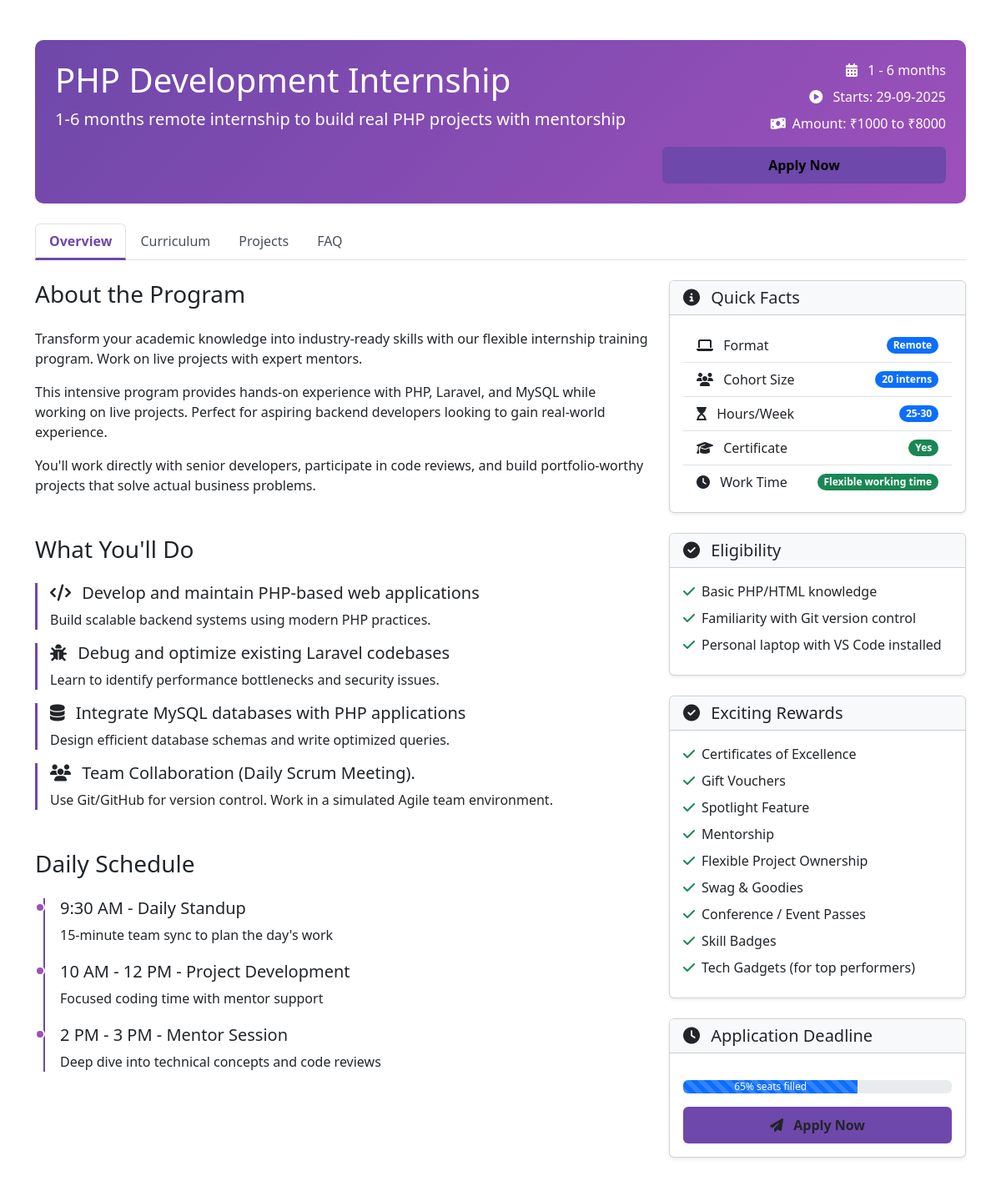
The page /internshipprogram/internshiptrainingprogram.php on the database as committed earlier.
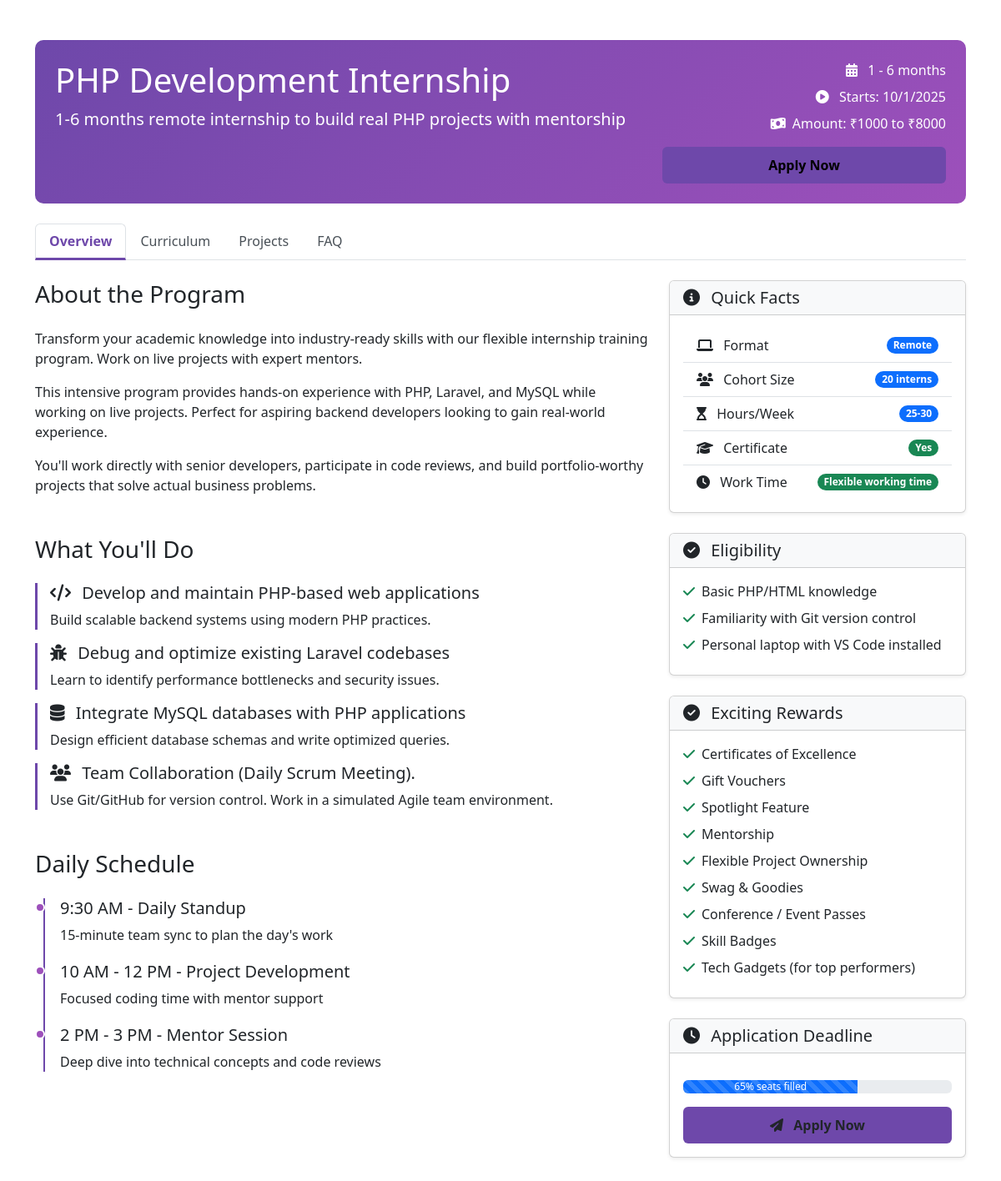
The same page on the database as committed later.
### tables this page shows
CREATE TABLE `programs` (
  `program_id` int(11) NOT NULL,
  `title` varchar(100) DEFAULT NULL,
  `slug` varchar(100) DEFAULT NULL,
  `short_description` varchar(255) DEFAULT NULL,
  `detailed_description` text DEFAULT NULL,
  `duration` varchar(50) DEFAULT NULL,
  `start_date` varchar(100) DEFAULT NULL,
  `end_date` date DEFAULT NULL,
  `is_remote` tinyint(1) DEFAULT 1,
  `location` varchar(100) DEFAULT NULL,
  `timezone` varchar(50) DEFAULT NULL,
  `stipend_amount` decimal(10,2) DEFAULT NULL,
  `stipend_currency` varchar(3) DEFAULT 'USD',
  `is_paid` tinyint(1) DEFAULT 0,
  `application_deadline` varchar(100) DEFAULT NULL,
  `max_applicants` int(11) DEFAULT NULL,
  `is_active` tinyint(1) DEFAULT 1,
  `created_at` timestamp NOT NULL DEFAULT current_timestamp(),
  `updated_at` timestamp NOT NULL DEFAULT current_timestamp() ON UPDATE current_timestamp(),
  `SuperProgram` varchar(100) DEFAULT NULL,
  `status` varchar(50) DEFAULT NULL,
  `programtype` varchar(100) DEFAULT NULL,
  `amount` varchar(100) DEFAULT NULL,
  `mentorid` varchar(22) NOT NULL
);

### internshipprogram/internshiptrainingprogram.php (the view, shortened to what this page needs)
<?php
include("../includes/db.php");
$sql = "SELECT * FROM programs WHERE title='Java Developer Intern' AND status='upcoming'";
$stmt = $db->query($sql);
if ($stmt) {
    $rows = $stmt->fetchAll(PDO::FETCH_ASSOC);
    if (count($rows) > 0) {
        foreach ($rows as $row) {
        if($row['amount']==='1000')
        {
            $programidbasic1000=$row['program_id'];
         }
         else if($row['amount']==='2000')
         {
            $programidadvance2000=$row['program_id'];
         }
         else if($row['amount']==='5000')
         {
            $programidprofessional5000=$row['program_id'];
          }
         else if($row['amount']==='8000')
         {
            $programidelite8000=$row['program_id'];
         }
        }
    } else {
        echo "No results found";
    }
} else {
    echo "Query failed.";
}
?>
<!DOCTYPE html>
<html lang="en">
<head>
    <link href="https://cdn.jsdelivr.net/npm/bootstrap@5.3.0/dist/css/bootstrap.min.css" rel="stylesheet">
    <link rel="stylesheet" href="https://cdnjs.cloudflare.com/ajax/libs/font-awesome/6.4.0/css/all.min.css">
</head>
<body>
    <div class="container py-5">
        <div class="program-hero p-4 mb-4">
            <div class="row">
                <div class="col-md-8">
                    <h1 id="program-title">PHP Development Internship</h1>
                    <p class="lead" id="program-short-desc">1-6 months remote internship to build real PHP projects with mentorship</p>
                </div>
                <div class="col-md-4 text-md-end">
                    <div class="d-flex flex-column">
                        <span class="mb-2"><i class="fas fa-calendar-alt me-2"></i> <span id="program-duration">15 days to 6 months</span></span>
                        <span class="mb-2"><i class="fas fa-play-circle me-2"></i> Starts: <span id="program-start-date1"><?php echo htmlspecialchars($row['start_date']); ?></span></span>
                        <span class="mb-2"><i class="fas fa-money-bill-wave me-2"></i>Amount: <span id="program-stipend">₹1000 to ₹8000</span></span>
                        <button class="btn btn-light mt-2 apply-btn" onclick="applyNow('₹ 8000/-','Elite','6 Months',<?php echo $programidelite8000 ?>)">Apply Now</button>
                    </div>
                </div>
            </div>
        </div>
        <ul class="nav nav-tabs mb-4" id="programTabs" role="tablist">
            <li class="nav-item" role="presentation">
                <button class="nav-link active" id="overview-tab" data-bs-toggle="tab" data-bs-target="#overview" type="button" role="tab">Overview</button>
            </li>
            <li class="nav-item" role="presentation">
                <button class="nav-link" id="curriculum-tab" data-bs-toggle="tab" data-bs-target="#curriculum" type="button" role="tab">Curriculum</button>
            </li>
            <li class="nav-item" role="presentation">
                <button class="nav-link" id="projects-tab" data-bs-toggle="tab" data-bs-target="#projects" type="button" role="tab">Projects</button>
            </li>
            <li class="nav-item" role="presentation">
                <button class="nav-link" id="faq-tab" data-bs-toggle="tab" data-bs-target="#faq" type="button" role="tab">FAQ</button>
            </li>
        </ul>
        <div class="tab-content" id="programTabsContent">
            <div class="tab-pane fade show active" id="overview" role="tabpanel">
                <div class="row">
                    <div class="col-lg-8">
                        <h3 class="mb-4">About the Program</h3>
                        <div id="program-description">
                        </div>
                        <h3 class="mt-5 mb-4">What You'll Do</h3>
                        <div id="responsibilities-list">
                            <div class="responsibility-item">
                                <h5><i class="fas fa-code me-2"></i> Develop and maintain PHP-based web applications</h5>
                                <p>Build scalable backend systems using modern PHP practices.</p>
                            </div>
                            <div class="responsibility-item">
                                <h5><i class="fas fa-bug me-2"></i> Debug and optimize existing Laravel codebases</h5>
                                <p>Learn to identify performance bottlenecks and security issues.</p>
                            </div>
                            <div class="responsibility-item">
                                <h5><i class="fas fa-database me-2"></i> Integrate MySQL databases with PHP applications</h5>
                                <p>Design efficient database schemas and write optimized queries.</p>
                            </div>
                            <div class="responsibility-item">
                                <h5><i class="fas fa-users me-2"></i> Team Collaboration (Daily Scrum Meeting).</h5>
                                <p>Use Git/GitHub for version control. Work in a simulated Agile team environment.</p>
                            </div>
                        </div>
                        <h3 class="mt-5 mb-4">Daily Schedule</h3>
                        <div class="schedule-timeline" id="schedule-list">
                            <div class="schedule-item">
                                <h5>9:30 AM - Daily Standup</h5>
                                <p>15-minute team sync to plan the day's work</p>
                            </div>
                            <div class="schedule-item">
                                <h5>10 AM - 12 PM - Project Development</h5>
                                <p>Focused coding time with mentor support</p>
                            </div>
                            <div class="schedule-item">
                                <h5>2 PM - 3 PM - Mentor Session</h5>
                                <p>Deep dive into technical concepts and code reviews</p>
                            </div>
                        </div>
                    </div>
                    <div class="col-lg-4">
                        <div class="card shadow-sm mb-4">
                            <div class="card-header bg-light">
                                <h5 class="mb-0"><i class="fas fa-info-circle me-2"></i> Quick Facts</h5>
                            </div>
                            <div class="card-body">
                                <ul class="list-group list-group-flush">
                                    <li class="list-group-item d-flex justify-content-between align-items-center">
                                        <span><i class="fas fa-laptop me-2"></i> Format</span>
                                        <span class="badge bg-primary rounded-pill" id="program-format">Remote</span>
                                    </li>
                                    <li class="list-group-item d-flex justify-content-between align-items-center">
                                        <span><i class="fas fa-users me-2"></i> Cohort Size</span>
                                        <span class="badge bg-primary rounded-pill">20 interns</span>
                                    </li>
                                    <li class="list-group-item d-flex justify-content-between align-items-center">
                                        <span><i class="fas fa-hourglass-start me-2"></i> Hours/Week</span>
                                        <span class="badge bg-primary rounded-pill">25-30</span>
                                    </li>
                                    <li class="list-group-item d-flex justify-content-between align-items-center">
                                        <span><i class="fas fa-graduation-cap me-2"></i> Certificate</span>
                                        <span class="badge bg-success rounded-pill">Yes</span>
                                    </li>
                                    <li class="list-group-item d-flex justify-content-between align-items-center">
                                        <span><i class="fas fa-clock me-2"></i> Work Time</span>
                                        <span class="badge bg-success rounded-pill">Flexible working time</span>
                                    </li>
                                </ul>
                            </div>
                        </div>
                        <div class="card shadow-sm mb-4">
                            <div class="card-header bg-light">
                                <h5 class="mb-0"><i class="fas fa-check-circle me-2"></i> Eligibility</h5>
                            </div>
                            <div class="card-body">
                                <div id="eligibility-list">
                                    <div class="d-flex mb-2">
                                        <i class="fas fa-check text-success me-2 mt-1"></i>
                                        <span>Basic PHP/HTML knowledge</span>
                                    </div>
                                    <div class="d-flex mb-2">
                                        <i class="fas fa-check text-success me-2 mt-1"></i>
                                        <span>Familiarity with Git version control</span>
                                    </div>
                                    <div class="d-flex mb-2">
                                        <i class="fas fa-check text-success me-2 mt-1"></i>
                                        <span>Personal laptop with VS Code installed</span>
                                    </div>
                                </div>
                            </div>
                        </div>
                         <div class="card shadow-sm mb-4">
                            <div class="card-header bg-light">
                                <h5 class="mb-0"><i class="fas fa-check-circle me-2"></i> Exciting Rewards</h5>
                            </div>
                            <div class="card-body">
                                <div id="eligibility-list">
                                    <div class="d-flex mb-2">
                                        <i class="fas fa-check text-success me-2 mt-1"></i>
                                        <span>Certificates of Excellence</span>
                                    </div>
                                    <div class="d-flex mb-2">
                                        <i class="fas fa-check text-success me-2 mt-1"></i>
                                        <span>Gift Vouchers</span>
                                    </div>
                                    <div class="d-flex mb-2">
                                        <i class="fas fa-check text-success me-2 mt-1"></i>
                                        <span>Spotlight Feature</span>
                                    </div>
                                     <div class="d-flex mb-2">
                                        <i class="fas fa-check text-success me-2 mt-1"></i>
                                        <span>Mentorship</span>
                                    </div>
                                    <div class="d-flex mb-2">
                                        <i class="fas fa-check text-success me-2 mt-1"></i>
                                        <span>Flexible Project Ownership</span>
                                    </div>
                                    <div class="d-flex mb-2">
                                        <i class="fas fa-check text-success me-2 mt-1"></i>
                                        <span>Swag & Goodies</span>
                                    </div>
                                    <div class="d-flex mb-2">
                                        <i class="fas fa-check text-success me-2 mt-1"></i>
                                        <span>Conference / Event Passes</span>
                                    </div>
                                    <div class="d-flex mb-2">
                                        <i class="fas fa-check text-success me-2 mt-1"></i>
                                        <span>Skill Badges</span>
                                    </div>
                                    <div class="d-flex mb-2">
                                        <i class="fas fa-check text-success me-2 mt-1"></i>
                                        <span>Tech Gadgets (for top performers)</span>
                                    </div>
                                </div>
                            </div>
                        </div>
                        <div class="card shadow-sm">
                            <div class="card-header bg-light">
                                <h5 class="mb-0"><i class="fas fa-clock me-2"></i> Application Deadline</h5>
                            </div>
                            <div class="card-body text-center">
                                <div class="progress mt-3">
                                    <div class="progress-bar progress-bar-striped progress-bar-animated" role="progressbar" style="width: 65%">65% seats filled</div>
                                </div>
                                <button class="btn apply-btn w-100 mt-3" onclick="applyNow('₹ 8000/-','Elite','6 Months',<?php echo $programidelite8000 ?>)">
                                    <i class="fas fa-paper-plane me-2"></i> Apply Now
                                </button>
                            </div>
                        </div>
                    </div>
                </div>
            </div>
        </div>
    </div>
</body>
</html>

### internshipprogram/internshiptrainingprogram.php (style rules this page uses)
.program-hero { background: linear-gradient(135deg, #6e48aa 0%, #9d50bb 100%); color: white; border-radius: 10px; }
.responsibility-item, .outcome-item { border-left: 3px solid #6e48aa; padding-left: 15px; margin-bottom: 10px; }
.schedule-timeline { position: relative; padding-left: 30px; }
.schedule-timeline::before { content: ""; position: absolute; left: 10px; top: 0; bottom: 0; width: 2px; background: #6e48aa; }
.schedule-item { position: relative; margin-bottom: 20px; }
.schedule-item::before { content: ""; position: absolute; left: -30px; top: 5px; width: 12px; height: 12px; border-radius: 50%; background: #9d50bb; border: 2px solid white; }
.apply-btn { background: #6e48aa; border: none; padding: 10px 25px; font-weight: 600; }
.nav-tabs .nav-link.active { color: #6e48aa; font-weight: bold; border-bottom: 3px solid #6e48aa; }
.nav-tabs .nav-link { color: #495057; }

Rows that differ between the two databases and show on the page:
removed programs: start_date "29-09-2025"
added programs: start_date "10/1/2025"
